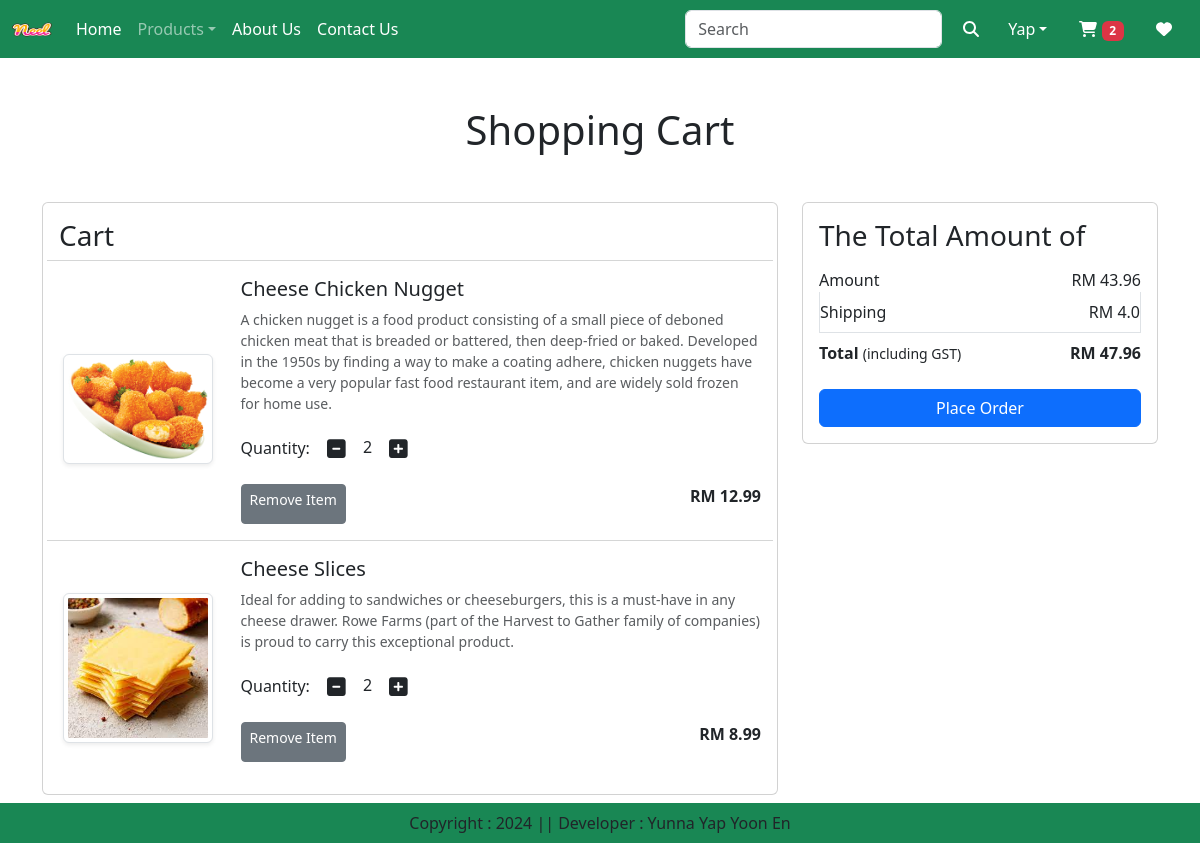
The page /cart/ (signed in) on the database as committed earlier.
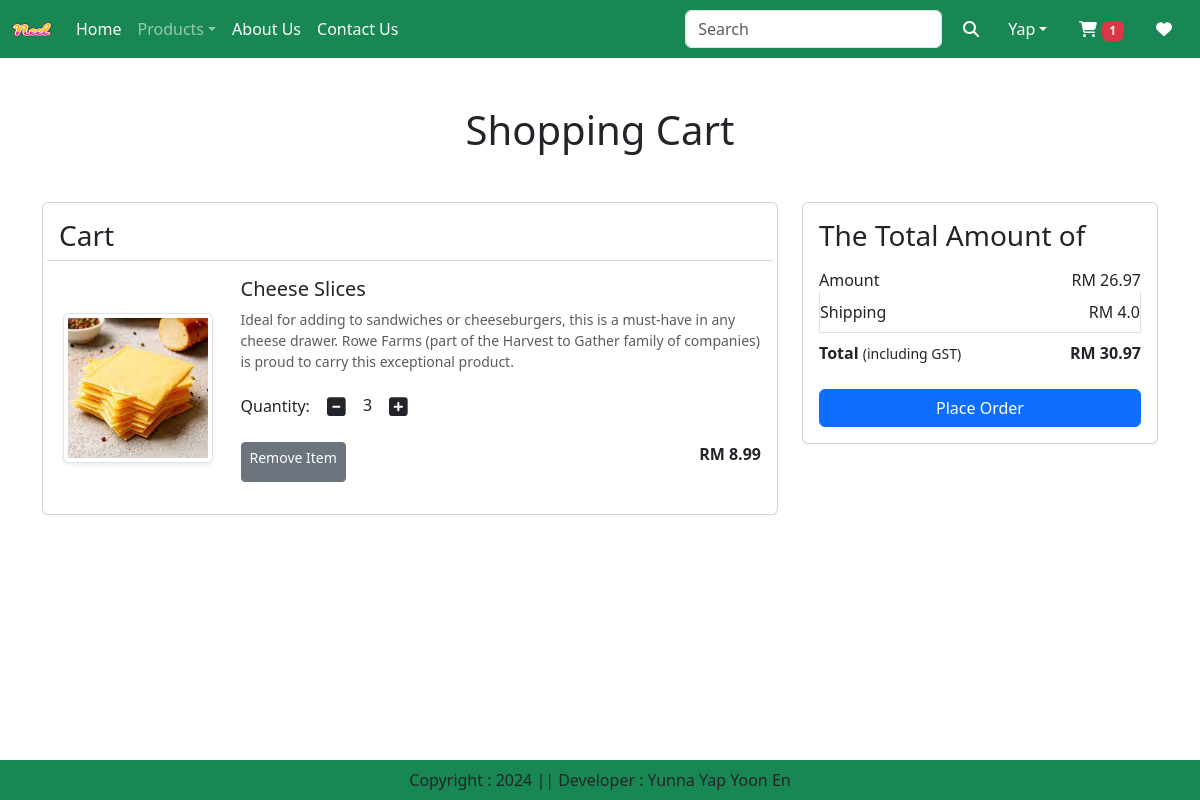
The same page on the database as committed later.
### app/models.py (models this page shows, shortened)
class Cart(models.Model):
    user = models.ForeignKey(User, on_delete=models.CASCADE)
    product = models.ForeignKey(Product, on_delete=models.CASCADE)
    quantity = models.PositiveIntegerField(default=1)

class Product(models.Model):
    title = models.CharField(max_length=100)
    selling_price = models.FloatField()
    discounted_price = models.FloatField()
    description = models.TextField()
    composition = models.TextField(default='')
    prodapp = models.TextField(default='')
    category = models.CharField(choices=CATEGORY_CHOICES, max_length=2)
    product_image = models.ImageField(upload_to='product')

### app/views.py (the view)
    def inner(request, id='', *args):
        totalitem = 0
        if request.user.is_authenticated:
            totalitem = len(Cart.objects.filter(user=request.user))
        args = [totalitem]
        if not id == '':
            return function(request, id, *args)
        return function(request, *args)

### app/views.py (called while the page is built)
def cart_total(function):
    def inner(request, id='', *args):
        totalitem = 0
        if request.user.is_authenticated:
            totalitem = len(Cart.objects.filter(user=request.user))
        args = [totalitem]
        if not id == '':
            return function(request, id, *args)
        return function(request, *args)
    return inner

@login_required
@cart_total
def cart(request, *variable):
    user = request.user
    cart = Cart.objects.filter(user=user)
    amount = 0
    for item in cart:
        amount += (item.quantity * item.product.discounted_price)
    shipping = 4.00
    totalamount = round(amount + shipping, 2)
    context = {
        'cart': cart,
        'amount': amount,
        'shipping': shipping,
        'totalamount': totalamount,
        'totalitem': variable[0]
    }
    return render(request, 'app/cart.html', context)

### app/templates/app/cart.html (shortened to what this page needs)
{% extends 'app/base.html' %}
{% load static %}
{% block main_content %}
  <div class="container my-5">
    <div class="row">
      {% if cart %}
        <h1 class="text-center mb-5">Shopping Cart</h1>
        <div class="col-sm-8">
          <div class="card">
            <div class="card-body">
              <h3>Cart</h3>
              {% for item in cart %}
                <div class="row mb-3">
                  <hr class="text-muted" />
                  <div class="col-sm-3 text-center align-self-center mt-3">
                    <img src="{{ item.product.product_image.url }}" alt="" srcset="" class="img-fluid img-thumbnail shadow-sm" height="150" width="150" />
                  </div>
                  <div class="col-sm-9">
                    <div>
                      <h5>{{ item.product.title }}</h5>
                      <p class="mb-2 text-muted small">{{ item.product.description }}</p>
                      <div class="my-3">
                        <label for="quantity">Quantity:</label>
                        <a class="modify-cart btn" modify-action="minus" pid={{ item.product.id }}><i class="fas fa-minus-square fa-lg"></i></a>
                        <span id="quantity">{{ item.quantity }}</span>
                        <a class="modify-cart btn" modify-action="add" pid={{ item.product.id }}><i class="fas fa-plus-square fa-lg"></i></a>
                      </div>
                      <div class="d-flex justify-content-between">
                        <a href="#" class="remove-cart btn btn-sm btn-secondary mr-3" pid={{ item.product.id }}>Remove Item</a>
                        <p class="mb-8">
                          <span><strong>RM {{ item.product.discounted_price }}</strong></span>
                        </p>
                      </div>
                    </div>
                  </div>
                </div>
              {% endfor %}
            </div>
          </div>
        </div>
        <div class="col-sm-4">
          <div class="card">
            <div class="card-body">
              <h3>The Total Amount of</h3>
              <ul class="list-group">
                <li class="list-group-item d-flex justify-content-between align-items-center border-0 px-0 pb-0">
                  Amount<span id="amount">RM {{ amount }}</span>
                </li>
                <li class="list-group-item d-flex justify-content-between align-items-center px-0">
                  Shipping<span>RM {{ shipping }}</span>
                </li>
                <li class="list-group-item d-flex justify-content-between align-items-center border-0 px-0 mb-3">
                  <div>
                    <strong>Total</strong> <small>(including GST)</small>
                  </div>
                  <strong><span id="totalamount">RM {{ totalamount }}</span></strong>
                </li>
              </ul>
              <div class="d-grid">
                <a href="{% url 'checkout' %}" class="btn btn-primary">Place Order</a>
              </div>
            </div>
          </div>
        </div>
      {% else %}
        <h1 class="text-center mb-5">Cart is Empty</h1>
      {% endif %}
    </div>
  </div>
{% endblock %}

### app/templates/app/base.html (shortened to what this page needs)
<!DOCTYPE html>
{% load static %}
<html lang="en">
  <head>
    <link href="https://cdn.jsdelivr.net/npm/bootstrap@5.3.3/dist/css/bootstrap.min.css" rel="stylesheet" />
    <link rel="stylesheet" href="{% static 'app/css/owl.carousel.min.css' %}" />
    <link rel="stylesheet" href="{% static 'app/css/all.min.css' %}" />
    <link rel="stylesheet" href="{% static 'app/css/style.css' %}" />
  </head>
  <body>
    <nav class="navbar navbar-expand-lg navbar-dark bg-success">
      <div class="container-fluid">
        <a class="navbar-brand" href="#"><img src="{% static 'app/images/neel.png' %}" width="40" height="30" /></a>
        <div class="collapse navbar-collapse" id="navbarSupportedContent">
          <ul class="navbar-nav me-auto mb-2 mb-lg-0">
            {% if request.user.is_authenticated %}
            <li class="nav-item">
              <a class="nav-link active" aria-current="page" href="/">Home</a>
            </li>
            <li class="nav-item dropdown">
              <a class="nav-link dropdown-toggle" href="#" role="button" data-bs-toggle="dropdown" aria-expanded="false">Products</a>
            </li>
            <li class="nav-item">
              <a class="nav-link text-white" href="{% url 'about' %}">About Us</a>
            </li>
            <li class="nav-item">
              <a class="nav-link text-white" href="{% url 'contact' %}">Contact Us</a>
            </li>
          </ul>
          <form class="d-flex" role="search" action="/search">
            <input class="form-control me-2" type="search" placeholder="Search" name="search" aria-label="Search" />
            <button class="btn text-white" type="submit"><i class="fa fa-search"></i></button>
          </form>
        </div>
        <ul class="navbar-nav me-auto mb-2 mb-lg-0">
          <li class="nav-item dropdown mx-2">
            <a class="nav-link dropdown-toggle text-white" href="#" id="profileDropdown" role="button" data-bs-toggle="dropdown" aria-expanded="false">Yap</a>
          </li>
          <li class="nav-item mx-2">
            <a href="{% url 'cart' %}" class="nav-link text-white"><i class="fa fa-shopping-cart"></i> <span class="badge bg-danger">{% if totalitem > 0 %} {{ totalitem }} {% endif %}</span></a>
          </li>
          <li class="nav-item mx-2">
            <a href="{% url 'wishlist' %}" class="nav-link text-white"><i class="fa fa-heart"></i></a>
          </li>
          {% endif %}
        </ul>
      </div>
    </nav>
    {% block main_content %}{% endblock main_content %}
    <footer class="container-fluid fixed-bottom bg-success text-center p-2 mt-5">Copyright : 2024 || Developer : Yunna Yap Yoon En</footer>
  </body>
</html>

Rows that differ between the two databases and show on the page:
removed Cart: product.product_image (picture), product "Cheese Chicken Nugget", product.description "A chicken nugget is a food product consisting of a small piece of deboned chicken meat that is breaded or battered, then deep-fried or baked. Developed in the 1950s by finding a way to make a coating adhere, chicken nuggets have become a very popular fast food restaurant item, and are widely sold frozen for home use.", quantity "2", product.discounted_price "12.99"
changed Cart "Cheese Slices": quantity "2" → "3"
Other text that changed with them:
{{ totalitem }}: "2" → "1"
{{ amount }}: "43.96" → "26.97"
{{ totalamount }}: "47.96" → "30.97"
